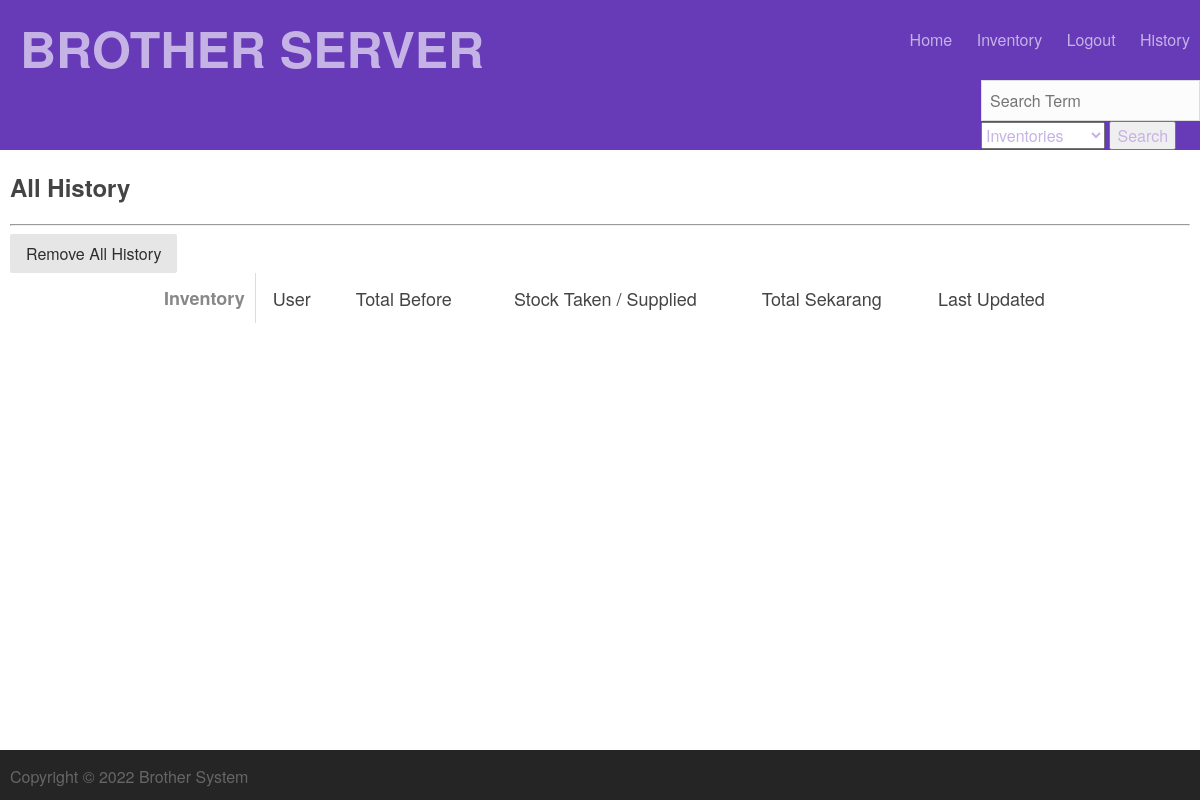
The page /history (signed in) on the database as committed earlier.
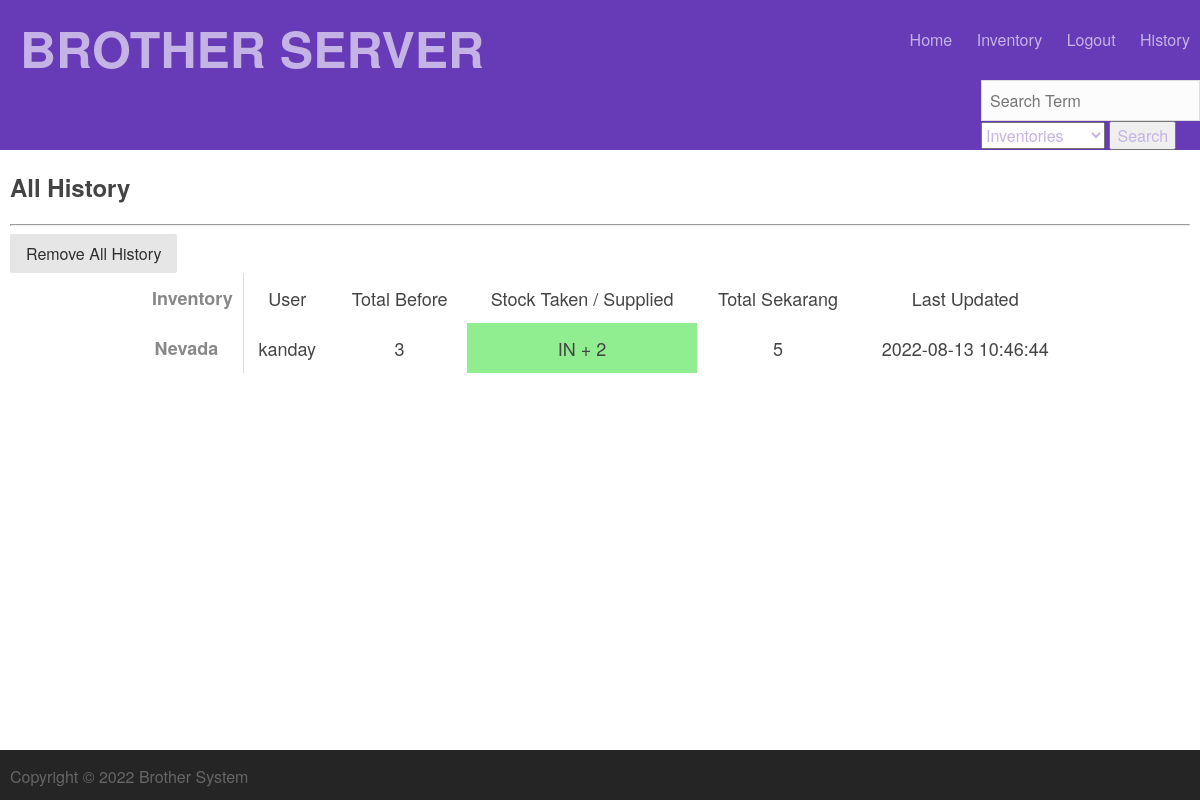
The same page on the database as committed later.
### tables this page shows
CREATE TABLE History(
            history_id INTEGER PRIMARY KEY AUTOINCREMENT,
            user_id INTEGER REFERENCES Users(user_id) NOT NULL,
            inventory_id INTEGER REFERENCES Inventory(inventory_id) NOT NULL,
            stock_before INTEGER,
            stock_after INTEGER,
            stock_taken_supplied INTEGER,
            lastviewed DATE NOT NULL
        );

CREATE TABLE Inventory(
            inventory_id INTEGER PRIMARY KEY AUTOINCREMENT,
            inventoryname TEXT,
            quantity INT,
            description TEXT);

CREATE TABLE Users(
            user_id INTEGER PRIMARY KEY AUTOINCREMENT,
            username TEXT,
            password TEXT,
            admin INTEGER DEFAULT 0);

### run.py (the view)
@app.route('/history')
def list_history():
    if ('logged_in' not in session or not session['logged_in']):
        return redirect(url_for('login'))
    page['title'] = 'History'
    history = None
    history = myDatabase.select_all_history()
    if history == None:
        history = []
    print(history)
    return render_template("listitems/listhistory.html",
                            session=session,
                            page=page,
                            user=user_details,
                            history=history)

### database.py (called while the page is built)
    def execute(self, sql_string):
        out = None
        for string in sql_string.split(";"):
            try:
                out = self.cur.execute(string)
            except sqlite3.DatabaseError as e:
                print("database error:{}".format(e))
                pass
        return out

    def select_all_history(self):
        sql_query = """
            SELECT his.history_id, inv.inventoryname, user.username, his.stock_before, his.stock_after, his.stock_taken_supplied, his.lastviewed
            FROM (Inventory inv JOIN History his USING(inventory_id)) JOIN USERS user USING(user_id)
            ORDER BY his.history_id DESC
        """
        result = []
        self.execute(sql_query)
        cols = [a[0] for a in self.cur.description]
        returning = self.cur.fetchall()
        for row in returning:
            result.append({a:b for a,b in zip(cols, row)})
        return result

### templates/listitems/listhistory.html
{% include 'top.html' %}
<div class="content">
  <div class="container details">
    <h2 class="title">All History</h2>
    <hr />
    {% if session.logged_in %}
    <a class="pure-button" href="{{ url_for('remove_all_history')}}">Remove All History</a>
    {% endif %}
    <div>
      <table class="styled">
        <thead>
          <tr>
            <td>Inventory</td>
            <td>User</td>
            <td>Total Before</td>
            <td>Stock Taken / Supplied</td>
            <td>Total Sekarang</td>
            <td>Last Updated</td>
          </tr>
        </thead>
        <tbody>
            {% for instance in history %}
            <tr>
              <td style="text-align: center">{{ instance.inventoryname }}</td>
              <td>{{ instance.username }}</td>
              <td>{{ instance.stock_before }}</td>
              {% if instance.stock_taken_supplied < 0 %}
              <td bgcolor="lightcoral" class="clickable-tr" data-href="{{ url_for('single_history', history_id=instance.history_id)}}">OUT {{ instance.stock_taken_supplied }}</td>
              {% else %}
              <td bgcolor="lightgreen" class="clickable-tr" data-href="{{ url_for('single_history', history_id=instance.history_id)}}">IN + {{ instance.stock_taken_supplied }}</td>
              {% endif %}
              <td>{{ instance.stock_after }}</td>
              <td>{{ instance.lastviewed }}</td>
            </tr>
            {% endfor %}
          </tbody>
      </table>
    </div>
  </div>
</div>
{% include 'bottom.html'%}

### templates/top.html (shortened to what this page needs)
<!DOCTYPE html>
<html>
    <head>
        <link rel="stylesheet" type="text/css" href="{{ url_for('static', filename='css/pure.css') }}">
        <link rel="stylesheet" type="text/css" href="{{ url_for('static', filename='css/grid.css') }}">
        <link rel="stylesheet" type="text/css" href="{{ url_for('static', filename='css/main.css') }}">
    </head>
    <body>
        <div class="body-container">
            <header class="page-header">
                <div class="container">
                    <div class="title">
                        <a href="/"><span class="inner"></span></a>
                    </div>
                    <ul class="page-nav">
                    {% if session.logged_in %}
                        <li><a href="{{ url_for('home') }}"> <span style="text-transform:capitalize">Home</span> </a></li>
                        <li><a href="{{ url_for('list_inventories') }}"> <span style="text-transform:capitalize">Inventory</span> </a></li>
                        <li><a href="{{ url_for('logout') }}"> <span style="text-transform:capitalize">Logout</span> </a></li>
                        <li><a href="{{ url_for('list_history') }}"> <span style="text-transform:capitalize">History</span> </a></li>
                    {% endif %}
                    </ul>
                </div>
                {% if session.logged_in %}
                    <div style="float:right">
                        <form name="searchform" class="Search" method="POST" action="" onsubmit="getsearchtarget()" >
                            <input type="text" name="searchterm" placeholder="Search Term" autofocus required>
                            <br/>
                            <select id="searchtarget" name="searchtarget">
                                <option value="{{ url_for('search_inventories' ) }}">Inventories</option>
                            </select>
                            <button type="submit">Search</button>
                        </form>
                    </div>
                {% endif %}
            </header>

### templates/bottom.html (shortened to what this page needs)
    </div>
    <footer class="page-footer">
        <div class="container">
            <div class="pure-g">
                <div class="pure-u-1 pure-u-md-1-2">
                    <ul>
                        <li><span>Copyright &copy; 2022 Brother System</span></li>
                    </ul>
                </div>
            </div>
        </div>
    </footer>
</body>
</html>

### static/css/pure.css (style rules this page uses)
html { font-family: sans-serif; -ms-text-size-adjust: 100%; -webkit-text-size-adjust: 100%; }
body { margin: 0; }
article, aside, details, figcaption, figure, footer, header, hgroup, main, menu, nav, section, summary { display: block; }
a { background-color: transparent; }
hr { box-sizing: content-box; height: 0; }
button, input, optgroup, select, textarea { color: inherit; font: inherit; margin: 0; }
button { overflow: visible; }
button, select { text-transform: none; }
button, html input[type="button"], input[type="reset"], input[type="submit"] { -webkit-appearance: button; cursor: pointer; }
input { line-height: normal; }
table { border-collapse: collapse; border-spacing: 0; }
td, th { padding: 0; }
.pure-g { letter-spacing: -0.31em; *letter-spacing: normal; *word-spacing: -0.43em; text-rendering: optimizespeed; font-family: FreeSans, Arimo, "Droid Sans", Helvetica, Arial, sans-serif; display: -webkit-flex; -webkit-flex-flow: row wrap; display: -ms-flexbox; -ms-flex-flow: row wrap; -ms-align-content: flex-start; -webkit-align-content: flex-start; align-content: flex-start; }
.pure-g [class *= "pure-u"] { font-family: sans-serif; }
.pure-u-1, .pure-u-1-1, .pure-u-1-2, .pure-u-1-3, .pure-u-2-3, .pure-u-1-4, .pure-u-3-4, .pure-u-1-5, .pure-u-2-5, .pure-u-3-5, .pure-u-4-5, .pure-u-5-5, .pure-u-1-6, .pure-u-5-6, .pure-u-1-8, .pure-u-3-8, .pure-u-5-8, .pure-u-7-8, .pure-u-1-12, .pure-u-5-12, .pure-u-7-12, .pure-u-11-12, .pure-u-1-24, .pure-u-2-24, .pure-u-3-24, .pure-u-4-24, .pure-u-5-24, .pure-u-6-24, .pure-u-7-24, .pure-u-8-24, .pure-u-9-24, .pure-u-10-24, .pure-u-11-24, .pure-u-12-24, .pure-u-13-24, .pure-u-14-24, .pure-u-15-24, .pure-u-16-24, .pure-u-17-24, .pure-u-18-24, .pure-u-19-24, .pure-u-20-24, .pure-u-21-24, .pure-u-22-24, .pure-u-23-24, .pure-u-24-24 { display: inline-block; *display: inline; zoom: 1; letter-spacing: normal; word-spacing: normal; vertical-align: top; text-rendering: auto; }
.pure-u-1, .pure-u-1-1, .pure-u-5-5, .pure-u-24-24 { width: 100%; }
.pure-button { display: inline-block; zoom: 1; line-height: normal; white-space: nowrap; vertical-align: middle; text-align: center; cursor: pointer; -webkit-user-drag: none; -webkit-user-select: none; -moz-user-select: none; -ms-user-select: none; user-select: none; -webkit-box-sizing: border-box; -moz-box-sizing: border-box; box-sizing: border-box; }
.pure-button { font-family: inherit; font-size: 100%; padding: 0.5em 1em; color: #444; color: rgba(0, 0, 0, 0.80); border: 1px solid #999; border: none rgba(0, 0, 0, 0); background-color: #E6E6E6; text-decoration: none; border-radius: 2px; }

### static/css/grid.css (style rules this page uses)
@media screen and (min-width: 48em) { .pure-u-md-1, .pure-u-md-1-1, .pure-u-md-1-2, .pure-u-md-1-3, .pure-u-md-2-3, .pure-u-md-1-4, .pure-u-md-3-4, .pure-u-md-1-5, .pure-u-md-2-5, .pure-u-md-3-5, .pure-u-md-4-5, .pure-u-md-5-5, .pure-u-md-1-6, .pure-u-md-5-6, .pure-u-md-1-8, .pure-u-md-3-8, .pure-u-md-5-8, .pure-u-md-7-8, .pure-u-md-1-12, .pure-u-md-5-12, .pure-u-md-7-12, .pure-u-md-11-12, .pure-u-md-1-24, .pure-u-md-2-24, .pure-u-md-3-24, .pure-u-md-4-24, .pure-u-md-5-24, .pure-u-md-6-24, .pure-u-md-7-24, .pure-u-md-8-24, .pure-u-md-9-24, .pure-u-md-10-24, .pure-u-md-11-24, .pure-u-md-12-24, .pure-u-md-13-24, .pure-u-md-14-24, .pure-u-md-15-24, .pure-u-md-16-24, .pure-u-md-17-24, .pure-u-md-18-24, .pure-u-md-19-24, .pure-u-md-20-24, .pure-u-md-21-24, .pure-u-md-22-24, .pure-u-md-23-24, .pure-u-md-24-24 { display: inline-block; *display: inline; zoom: 1; letter-spacing: normal; word-spacing: normal; vertical-align: top; text-rendering: auto; } }
@media screen and (min-width: 48em) { .pure-u-md-1-2, .pure-u-md-12-24 { width: 50%; *width: 49.9690%; } }

Rows that differ between the two databases and show on the page:
added History: inventoryname "Nevada", username "kanday", stock_before "3", stock_taken_supplied "2", stock_after "5", lastviewed "2022-08-13 10:46:44"
